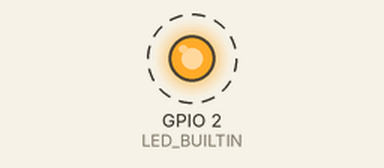
Simulated run of this sketch. Board: ESP8266 (NodeMCU). Parts: output pins drawn as LEDs (lit = HIGH, except the on-board LED, lit = LOW). Dashed ring = blinking. WiFi joins after 1.5 s; servers stay silent unless stated; random numbers use the default seed unless the sketch sets one; no MQTT or app messages arrive unless stated; what the sketch prints to the serial monitor is not drawn.

Above: at 2.0 s.
Timing chart, 0 to 6.1 s (numbered marks = the images above):
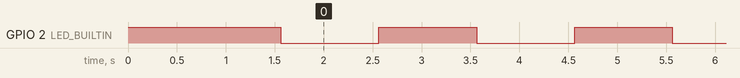

Measured:
- by itself, GPIO 2 (LED_BUILTIN): alternates HIGH for 1.0 s and LOW for 1.0 s

The sketch:

ModelMqttEsp.ino.ino
```cpp
#include <Arduino.h>
#include <ESP8266WiFi.h>
#include <WiFiUdp.h>
#include <PubSubClient.h>
//WiFi Connection configuration
char ssid[] = "BilboNet";     //  le nom du reseau WIFI
char password[] = "marccypres";  // le mot de passe WIFI
//mqtt server
//char mqtt_server[] = "127.0.0.1";  //adresse IP serveur
char mqtt_server[] = "192.168.4.1";  //adresse IP serveur

#define MQTT_USER ""
#define MQTT_PASS ""

WiFiClient espClient;
PubSubClient MQTTclient(espClient);
static boolean led;

//Fonctions mqtt


void setup() {

  pinMode(LED_BUILTIN, OUTPUT);
  led = true;
  digitalWrite(LED_BUILTIN, HIGH);
  Serial.begin(115200);
  Serial.println("setup Start");
  // Conexion WIFI
  WiFi.disconnect();
  delay(10);
  WiFi.mode(WIFI_STA);
  WiFi.begin(ssid, password);
  Serial.println("");
  // Wait for connection
  while (WiFi.status() != WL_CONNECTED) {
    delay(500);
    Serial.print(".");
  }
  Serial.println("Connected");
  MQTTclient.setServer(mqtt_server, 1883);
  Serial.println("******setup end*****");
}

void loop() {
  static uint32_t  lastTimeMqtt = 0;
  // connect serveur MQTT
  if (!MQTTclient.connected()) {

    MQTTconnect();
  }

  if (millis() - lastTimeMqtt >= 1000)  // toutes les secondes
  {
    lastTimeMqtt = millis();
    if (led == true) {
      digitalWrite(LED_BUILTIN, LOW);
      led = false;
    }
    else {
      digitalWrite(LED_BUILTIN, HIGH);
      led = true;
    }


    MQTTclient.publish("Bilbo/girouette", "Message a envoyer");
    Serial.print("Bilbo/girouette : ");
    Serial.println("Message a envoyer");


  }
}
void MQTTconnect() {

  while (!MQTTclient.connected()) {
    Serial.print("Attente  MQTT connection...");
    String clientId = "TestClient-";
    clientId += String(random(0xffff), HEX);

    // test connexion
    if (MQTTclient.connect(clientId.c_str(), "", "")) {
      Serial.println("connected");

    } else {  // si echec affichage erreur
      Serial.print("ECHEC, rc=");
      Serial.print(MQTTclient.state());
      Serial.println(" nouvelle tentative dans 5 secondes");
      delay(5000);
    }
  }
}
```
